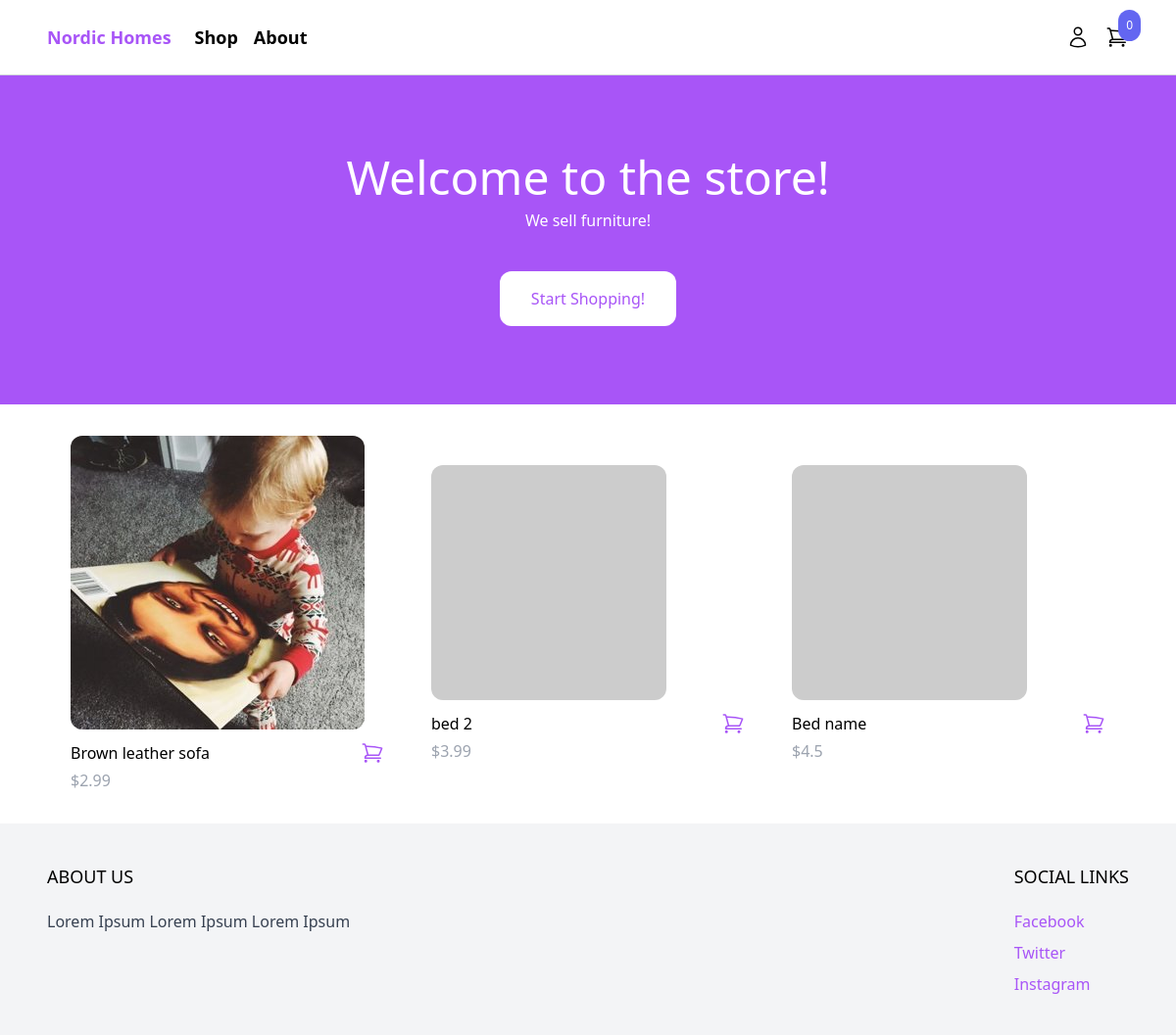
The page / on the database its author committed.
### product/models.py (models this page shows, shortened)
class Product(models.Model):
    category = models.ForeignKey(Category, related_name='products', on_delete=models.CASCADE)
    name = models.CharField(max_length=255)
    slug = models.SlugField()
    description = models.TextField(blank=True, null=True)
    price = models.IntegerField()
    created_at = models.DateTimeField(auto_now_add=True)
    image = models.ImageField(upload_to='uploads/', blank=True, null=True)
    thumbnail = models.ImageField(upload_to='uploads/', blank=True, null=True)
    class Meta:
        ordering = ('-created_at',)
    def get_display_price(self):
        return self.price / 100
    def get_thumbnail(self):
        if self.thumbnail:
            return self.thumbnail.url
        else:
            if self.image:
                self.thumbnail = self.make_thumbnail(self.image)
                self.save()
                return self.thumbnail.url
            else:
                return 'https://via.placeholder.com/240x240.jpg'

### core/views.py (the view)
# urls.py: path('', frontpage, name='frontpage'),
def frontpage(request):
    products = Product.objects.all()[0:8]
    return render(request,'core/frontpage.html', {'products':products})

### cart/cart.py (called while the page is built)
    def __len__(self):
        return sum(item['quantity'] for item in self.cart.values())

### cart/context_processors.py (called while the page is built)
def cart(request):
    return {'cart': Cart(request)}

### core/templates/core/frontpage.html (shortened to what this page needs)
{% extends 'core/base.html' %}
{% block content %}
<header class="px-6 py-10 lg:py-20 bg-purple-500">
    <div class="max-w-3xl mx-auto text-center">
        <p class="mb-2 text-3xl lg:text-5xl text-white">Welcome to the store!</p>
        <p class="mb-10 text-white">We sell furniture!</p>
        <a href="#" class="inline-block px-8 py-4 rounded-xl bg-white text-purple-500 hover:bg-gray-200">Start Shopping!</a>
    </div>
</header>
<div class="max-w-6xl mx-auto py-2 px-6 xl:px-0">
    <div class="products flex items-center flex-wrap">
        {% for product in products %}
            {% include 'product/partials/product_list_item.html' %}
        {% endfor %}
    </div>
</div>
{% endblock %}

### product/templates/product/partials/product_list_item.html (shortened to what this page needs)
<div class="w-full md:w-1/3 xl:w-1/4 p-6">
    <a href="{% url 'product' product.slug %}">
        <img class="rounded-xl hover:shadow-lg" src="{{ product.get_thumbnail }}" alt="">
    </a>
    <div class="pt-3 flex items-center justify-between">
        <a href="{% url 'product' product.slug %}">{{product.name}}</a>
        <a
            hx-get="{% url 'add_to_cart' product.id %}"
            hx-target="#menu-cart-button"
            hx-swap="outerHTML"
            href="{% url 'product' product.slug %}"
            class="text-purple-500 hover:text-purple-800"
        >
        </a>
    </div>
    <p class="pt-1 text-gray-400">${{ product.get_display_price }}</p>
</div>

### rows shown on the page
Product: get_thumbnail (picture), name "Brown leather sofa", get_display_price "2.99"
Product: name "bed 2", get_display_price "3.99"
Product: name "Bed name", get_display_price "4.5"

### other values the page prints
{{ cart|length }} "0"
